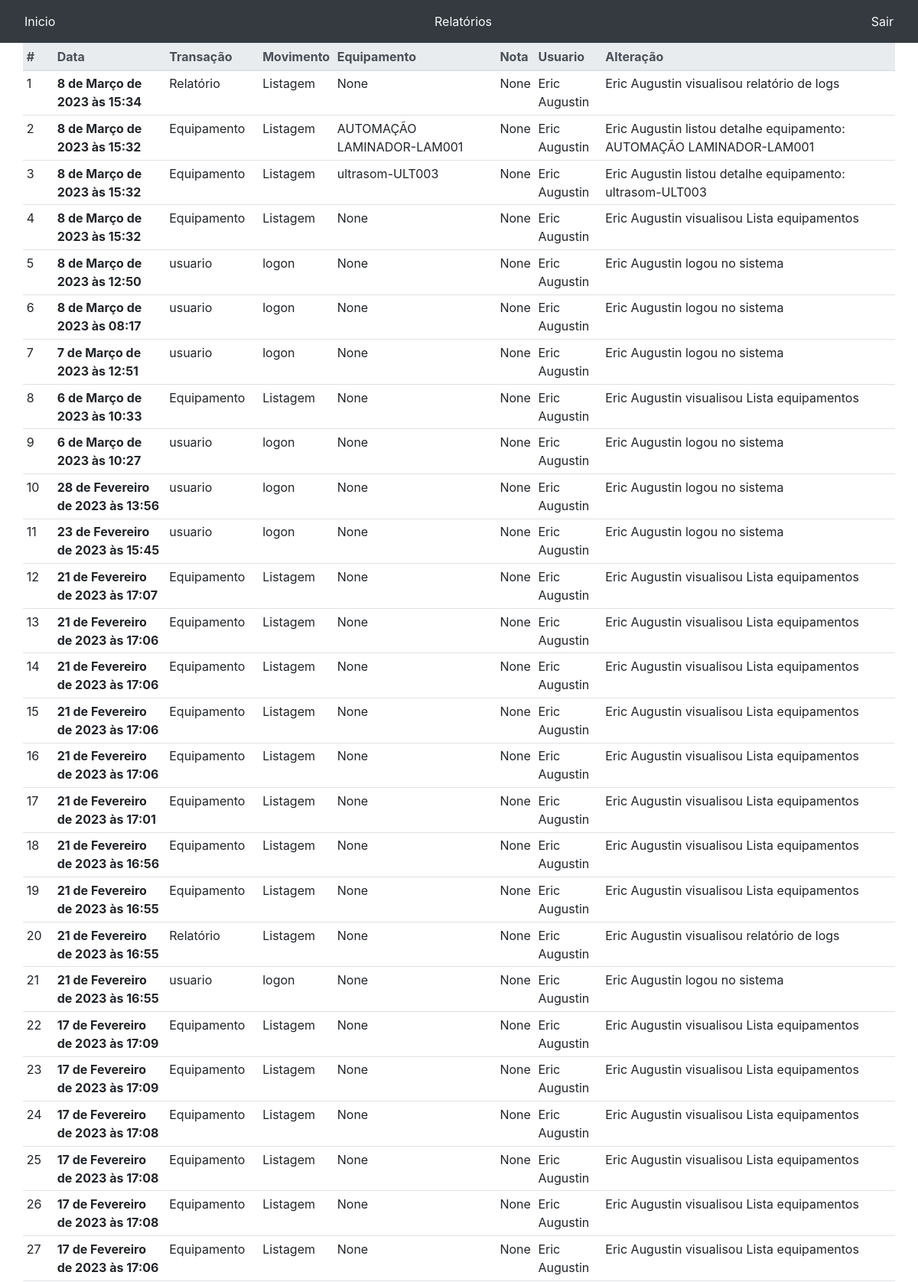
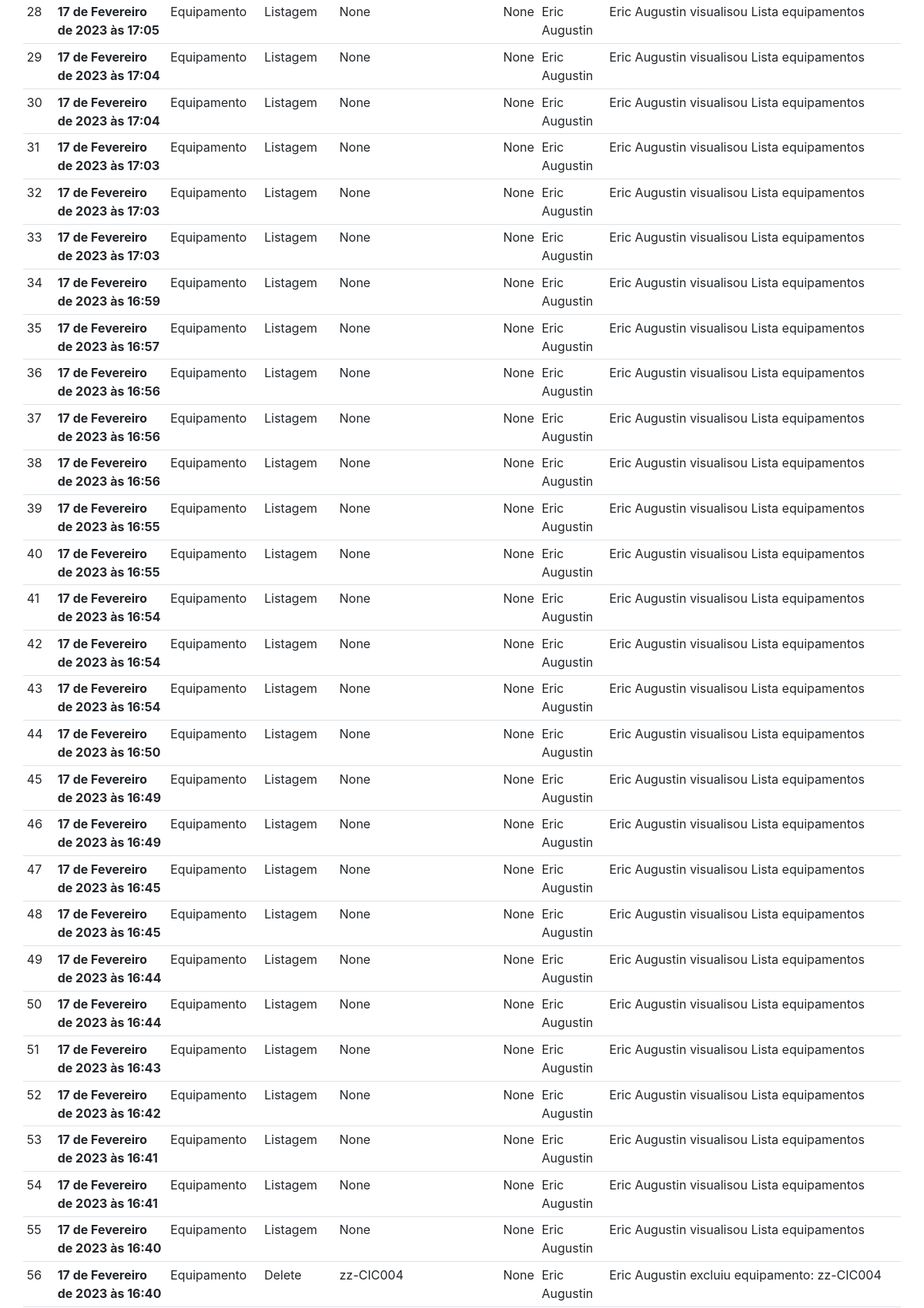
The app's page /log/listarLog/ (signed in, upper part) with its own data (2 pictures, top to bottom).
### usuarios/models.py (models this page shows)
class Usuario(models.Model):
    nome=models.CharField(max_length=50)
    chapa=models.CharField(max_length=50)
    email=models.EmailField(max_length=254)
    senha=models.CharField(max_length=64)
    tipo = models.ForeignKey(Tipo,on_delete=models.DO_NOTHING)
    primeiro_acesso=models.BooleanField()
    def __str__(self):
        return self.nome

### log/models.py (models this page shows, shortened)
class Log(models.Model):
    lista_transacoes=[('eq','Equipamento'),('te','Tipo Equipamento'),('fn','Fornecedor'),('li','Local Instalação'),('mc','Material Consumo'),
                        ('me','media'),('dc','Disciplina de Manutenção'),('mf','Modo de Falha'),('me','Modo de falha Equipamento'),
                        ('nm','Nota Material'),('ne','Nota Equipamento'),('us','usuario'),('tu','Tipo de Usuario'),("rt","Relatório")]
    lista_movimentos=[('cd','Cadastro'),('lt','Listagem'),('ed','Edição'),('dl','Delete'),('lo','logOn'),('lf','logOff')]
    transacao=models.CharField(choices=lista_transacoes,max_length=10)
    movimento=models.CharField(choices=lista_movimentos,max_length=10)
    data_cadastro=models.DateTimeField(auto_now=True, auto_now_add=False)
    usuario=models.ForeignKey(Usuario, on_delete=models.DO_NOTHING)
    equipamento=models.ForeignKey(Equipamento,on_delete=models.DO_NOTHING, null=True,blank=True)
    nota_equipamento=models.ForeignKey(Nota_equipamento,on_delete=models.DO_NOTHING,null=True,blank=True)
    alteracao=models.TextField()
    class Meta:
        ordering = ['-data_cadastro','usuario','nota_equipamento','transacao','movimento']

### equipamentos/models.py (models this page shows, shortened)
class Equipamento(models.Model):
    nome_equipamento=models.CharField(max_length=80)
    modelo=models.CharField(max_length=80,null=True, blank=True)
    fabricante=models.ForeignKey(Fabricante, on_delete=models.DO_NOTHING,null=True, blank=True)
    local=models.ForeignKey(Local_instalacao, on_delete=models.DO_NOTHING,null=True, blank=True)
    tipo_equipamento=models.ForeignKey(Tipo_equipamento, on_delete=models.DO_NOTHING)
    data_compra=models.DateTimeField(auto_now=False, auto_now_add=False, null=True, blank=True)
    data_ultima_calibracao=models.DateTimeField(auto_now=False, auto_now_add=False, null=True, blank=True)
    usuario=models.ForeignKey(Usuario, on_delete=models.SET_NULL, null=True, blank=True)
    data_cadastro=models.DateTimeField(auto_now=True, auto_now_add=False)
    patrimonio=models.CharField(max_length=30,null=True, blank=True)
    material_consumo=models.ManyToManyField(Material_consumo,  blank=True)
    codigo=models.CharField(max_length=9,null=True, blank=True,unique=True)
    custo_aquisição=MoneyField(max_digits=25, decimal_places=2, default_currency='BRL')
    responsavel=models.CharField(max_length=50,null=True, blank=True)
    potencia_eletrica=models.CharField(max_length=30,null=True, blank=True)
    nacionalidade=models.CharField(max_length=50,null=True, blank=True)
    data_ultima_atualizacao=models.DateTimeField(auto_now=False, auto_now_add=False,null=True, blank=True)
    tensao_eletrica=models.CharField(max_length=30,null=True, blank=True)
    projeto_compra=models.CharField(max_length=50,null=True, blank=True)
    especificacao=models.TextField(null=True, blank=True)
    outros_dados=models.TextField(null=True, blank=True)
    ativo=models.BooleanField(default=True)
    class Meta:
        ordering = ['nome_equipamento']
    def __str__(self):
        return str(self.nome_equipamento)+"-"+str(self.codigo)

### log/views.py (the view)
# urls.py: urlpatterns = [path("listarLog/",views.listarLog, name="listarLog"),
def listarLog(request):
    if not request.session.get('usuario'):
        return redirect('/auth/login/?status=2')
    usuario=Usuario.objects.get(id=request.session.get('usuario'))
    print(f"{Usuario.objects.get(id=usuario.id)} acessou Relatório de Logs")
    log=Log(transacao='rt',movimento='lt',usuario=Usuario.objects.get(id=usuario.id),alteracao=f'{usuario.nome} visualisou relatório de logs')
    log.save()
    log=Log.objects.all().order_by('-data_cadastro')[:2000]
    lognovo=[]
    for i,item in enumerate(log):
        lognovo.append({'id':i+1,'transacao':lista_transacoes[item.transacao],'movimento':lista_movimentos[item.movimento],
            'data_cadastro':item.data_cadastro,'usuario':item.usuario,'equipamento':item.equipamento,
            'nota_equipamento':item.nota_equipamento,'alteracao':item.alteracao})
    return render(request, "relatorioLog.html", {'lista_log':lognovo})

### log/templates/relatorioLog.html (shortened to what this page needs)
{% extends 'base.html'%}
{% block 'menu' %}
{% include 'menurelatorio.html' %}
{% endblock %}
{% block 'conteudo'%}
<div class ='container'>
    <div class='row'>
        <div class='col-md-3'>
        </div>
        <div class="col-md">
            <h1> Relatório de Logs</h1>
        </div>
        <div class="table-responsive" style="max-height: 85vh;">
          <table class="table table-hover table-sm">
            <thead class="thead-light sticky-top">
          <tr>
            <th scope="col">#</th>
            <th scope="col">Data</th>
            <th scope="col">Transação</th>
            <th scope="col">Movimento</th>
            <th scope="col">Equipamento</th>
            <th scope="col">Nota</th>
            <th scope="col">Usuario</th>
            <th scope="col">Alteração</th>
          </tr>
        </thead>
        <tbody style="overflow-y: scroll;">
            {% for log in lista_log %}
            <tr>
             <td>{{ log.id }}</td>
            <th scope="row">{{ log.data_cadastro }}</th>
            <td>{{ log.transacao }}</td>
            <td>{{ log.movimento }}</td>
            <td>{{ log.equipamento }}</td>
            <td>{{ log.nota_equipamento }}</td>
            <td>{{ log.usuario }}</td>
            <td>{{ log.alteracao }}</td>
          </tr>
          {% endfor %}
        </tbody>
      </table>
      </div>
      </div>
    </div>
{% endblock %}

### records on screen
Usuario: id "1", data_cadastro "8 de Março de 2023 às 15:34", transacao "Relatório", movimento "Listagem", equipamento "None", nota_equipamento "None", usuario "Eric Augustin", alteracao "Eric Augustin visualisou relatório de logs", id "2", data_cadastro "8 de Março de 2023 às 15:32", transacao "Equipamento", equipamento "AUTOMAÇÃO LAMINADOR-LAM001", alteracao "Eric Augustin listou detalhe equipamento: AUTOMAÇÃO LAMINADOR-LAM001", id "3", equipamento "ultrasom-ULT003", alteracao "Eric Augustin listou detalhe equipamento: ultrasom-ULT003", id "4", alteracao "Eric Augustin visualisou Lista equipamentos", id "5", data_cadastro "8 de Março de 2023 às 12:50", transacao "usuario", movimento "logon", alteracao "Eric Augustin logou no sistema", id "6", data_cadastro "8 de Março de 2023 às 08:17", id "7", data_cadastro "7 de Março de 2023 às 12:51", id "8", data_cadastro "6 de Março de 2023 às 10:33", id "9", data_cadastro "6 de Março de 2023 às 10:27", id "10", data_cadastro "28 de Fevereiro de 2023 às 13:56", id "11", data_cadastro "23 de Fevereiro de 2023 às 15:45", id "12", data_cadastro "21 de Fevereiro de 2023 às 17:07", id "13", data_cadastro "21 de Fevereiro de 2023 às 17:06", id "14", id "15", id "16", id "17", data_cadastro "21 de Fevereiro de 2023 às 17:01", id "18", data_cadastro "21 de Fevereiro de 2023 às 16:56", id "19", data_cadastro "21 de Fevereiro de 2023 às 16:55", id "20", id "21", id "22", data_cadastro "17 de Fevereiro de 2023 às 17:09", id "23", id "24", data_cadastro "17 de Fevereiro de 2023 às 17:08", id "25", id "26", id "27", data_cadastro "17 de Fevereiro de 2023 às 17:06", id "28", data_cadastro "17 de Fevereiro de 2023 às 17:05", id "29", data_cadastro "17 de Fevereiro de 2023 às 17:04", id "30", id "31", data_cadastro "17 de Fevereiro de 2023 às 17:03", id "32", id "33", id "34", data_cadastro "17 de Fevereiro de 2023 às 16:59", id "35", data_cadastro "17 de Fevereiro de 2023 às 16:57", id "36", data_cadastro "17 de Fevereiro de 2023 às 16:56", id "37", id "38", id "39", data_cadastro "17 de Fevereiro de 2023 às 16:55", id "40", id "41", data_cadastro "17 de Fevereiro de 2023 às 16:54", id "42", id "43", id "44", data_cadastro "17 de Fevereiro de 2023 às 16:50", id "45", data_cadastro "17 de Fevereiro de 2023 às 16:49", id "46", id "47", data_cadastro "17 de Fevereiro de 2023 às 16:45", id "48", id "49", data_cadastro "17 de Fevereiro de 2023 às 16:44", id "50", id "51", data_cadastro "17 de Fevereiro de 2023 às 16:43", id "52", data_cadastro "17 de Fevereiro de 2023 às 16:42", id "53", data_cadastro "17 de Fevereiro de 2023 às 16:41", id "54", id "55", data_cadastro "17 de Fevereiro de 2023 às 16:40", id "56", movimento "Delete", equipamento "zz-CIC004", alteracao "Eric Augustin excluiu equipamento: zz-CIC004"
